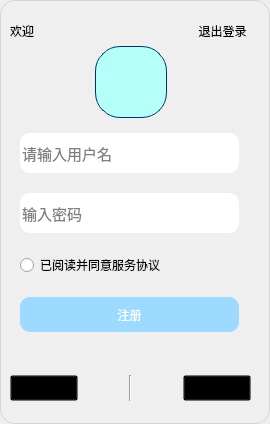
<?xml version="1.0" encoding="UTF-8"?>
<ui version="4.0">
 <class>DLogin</class>
 <widget class="QDialog" name="DLogin">
  <property name="geometry">
   <rect>
    <x>0</x>
    <y>0</y>
    <width>270</width>
    <height>424</height>
   </rect>
  </property>
  <property name="windowTitle">
   <string>Dialog</string>
  </property>
  <property name="styleSheet">
   <string notr="true">QDialog {
    border: 1px solid #D6D4D4; 
	border-radius: 15px;
}

QToolButton{
	background-color: rgba(0, 0, 0,0);
	border: none;
}


QLabel#profile_label{
	background-color: rgb(255, 255, 255);
	border-radius: 45px;
}

QLineEdit{
	border: none;
	border-radius: 10px;
}

QPushButton{
	background-color: rgba(0, 0, 0, 0);
}

QPushButton#login_pushButton{
	background-color: rgb(158, 218, 255);
	color: rgb(255, 255, 255);
	border: none;
	border-radius: 10px;
}</string>
  </property>
  <widget class="QWidget" name="center_widget" native="true">
   <property name="geometry">
    <rect>
     <x>10</x>
     <y>20</y>
     <width>241</width>
     <height>381</height>
    </rect>
   </property>
   <property name="sizePolicy">
    <sizepolicy hsizetype="Preferred" vsizetype="Expanding">
     <horstretch>0</horstretch>
     <verstretch>0</verstretch>
    </sizepolicy>
   </property>
   <layout class="QVBoxLayout" name="verticalLayout" stretch="1,2,6,1">
    <property name="spacing">
     <number>5</number>
    </property>
    <property name="leftMargin">
     <number>0</number>
    </property>
    <property name="topMargin">
     <number>0</number>
    </property>
    <property name="rightMargin">
     <number>0</number>
    </property>
    <property name="bottomMargin">
     <number>0</number>
    </property>
    <item>
     <layout class="QHBoxLayout" name="horizontalLayout_1">
      <item>
       <widget class="QLabel" name="statusLabel">
        <property name="text">
         <string>欢迎</string>
        </property>
       </widget>
      </item>
      <item>
       <widget class="QToolButton" name="exit_toolButton">
        <property name="text">
         <string>退出登录</string>
        </property>
        <property name="icon">
         <iconset resource="../resources/res.qrc">
          <normaloff>:/usedimage/close-black.svg</normaloff>:/usedimage/close-black.svg</iconset>
        </property>
        <property name="iconSize">
         <size>
          <width>24</width>
          <height>24</height>
         </size>
        </property>
       </widget>
      </item>
     </layout>
    </item>
    <item>
     <layout class="QHBoxLayout" name="horizontalLayout_2">
      <item>
       <spacer name="horizontalSpacer_2">
        <property name="orientation">
         <enum>Qt::Horizontal</enum>
        </property>
        <property name="sizeHint" stdset="0">
         <size>
          <width>40</width>
          <height>20</height>
         </size>
        </property>
       </spacer>
      </item>
      <item>
       <widget class="QPushButton" name="avatar_pushButton">
        <property name="styleSheet">
         <string notr="true">QPushButton {
    color: #003366;
    background-color: #B5FFFA;  
    border: 1px solid #003366; 
    border-radius: 25px; 
    padding: 10px;  
    width: 50px; 
    height: 50px;
    text-align: center; 
}
</string>
        </property>
        <property name="text">
         <string/>
        </property>
       </widget>
      </item>
      <item>
       <spacer name="horizontalSpacer">
        <property name="orientation">
         <enum>Qt::Horizontal</enum>
        </property>
        <property name="sizeHint" stdset="0">
         <size>
          <width>40</width>
          <height>20</height>
         </size>
        </property>
       </spacer>
      </item>
     </layout>
    </item>
    <item>
     <layout class="QVBoxLayout" name="horizontalLayout_3">
      <property name="spacing">
       <number>10</number>
      </property>
      <item>
       <widget class="QWidget" name="loginwidget" native="true">
        <widget class="QWidget" name="verticalLayoutWidget">
         <property name="geometry">
          <rect>
           <x>10</x>
           <y>10</y>
           <width>219</width>
           <height>199</height>
          </rect>
         </property>
         <layout class="QVBoxLayout" name="verticalLayout_2">
          <property name="spacing">
           <number>20</number>
          </property>
          <item>
           <widget class="QLineEdit" name="username">
            <property name="minimumSize">
             <size>
              <width>0</width>
              <height>40</height>
             </size>
            </property>
            <property name="font">
             <font>
              <pointsize>11</pointsize>
             </font>
            </property>
            <property name="placeholderText">
             <string>请输入用户名</string>
            </property>
           </widget>
          </item>
          <item>
           <widget class="QLineEdit" name="password">
            <property name="minimumSize">
             <size>
              <width>0</width>
              <height>40</height>
             </size>
            </property>
            <property name="font">
             <font>
              <pointsize>11</pointsize>
             </font>
            </property>
            <property name="placeholderText">
             <string>输入密码</string>
            </property>
           </widget>
          </item>
          <item>
           <widget class="QRadioButton" name="radioButton">
            <property name="text">
             <string>已阅读并同意服务协议</string>
            </property>
           </widget>
          </item>
          <item>
           <widget class="QPushButton" name="login_pushButton">
            <property name="enabled">
             <bool>false</bool>
            </property>
            <property name="minimumSize">
             <size>
              <width>0</width>
              <height>35</height>
             </size>
            </property>
            <property name="text">
             <string>注册</string>
            </property>
           </widget>
          </item>
         </layout>
        </widget>
       </widget>
      </item>
     </layout>
    </item>
    <item>
     <layout class="QHBoxLayout" name="horizontalLayout_4">
      <property name="spacing">
       <number>51</number>
      </property>
      <item>
       <widget class="QPushButton" name="resiger_pushButton">
        <property name="text">
         <string>更多信息</string>
        </property>
       </widget>
      </item>
      <item>
       <widget class="Line" name="line">
        <property name="orientation">
         <enum>Qt::Vertical</enum>
        </property>
       </widget>
      </item>
      <item>
       <widget class="QPushButton" name="forget_pushButton">
        <property name="text">
         <string>忘记密码</string>
        </property>
       </widget>
      </item>
     </layout>
    </item>
   </layout>
  </widget>
 </widget>
 <resources>
  <include location="../resources/res.qrc"/>
 </resources>
 <connections/>
</ui>
